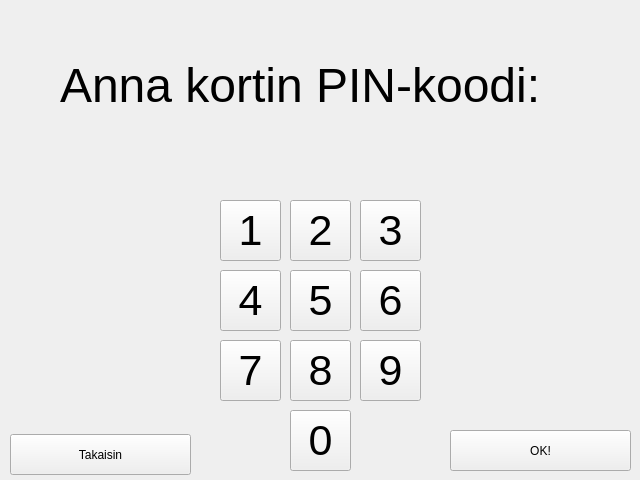
<?xml version="1.0" encoding="UTF-8"?>
<ui version="4.0">
 <class>PinWindow</class>
 <widget class="QMainWindow" name="PinWindow">
  <property name="geometry">
   <rect>
    <x>0</x>
    <y>0</y>
    <width>640</width>
    <height>480</height>
   </rect>
  </property>
  <property name="windowTitle">
   <string>Bank System | Menu</string>
  </property>
  <widget class="QWidget" name="centralwidget">
   <widget class="QLabel" name="label">
    <property name="geometry">
     <rect>
      <x>60</x>
      <y>50</y>
      <width>551</width>
      <height>71</height>
     </rect>
    </property>
    <property name="font">
     <font>
      <pointsize>36</pointsize>
     </font>
    </property>
    <property name="text">
     <string>Anna kortin PIN-koodi:</string>
    </property>
   </widget>
   <widget class="QPushButton" name="pushButton">
    <property name="geometry">
     <rect>
      <x>220</x>
      <y>200</y>
      <width>61</width>
      <height>61</height>
     </rect>
    </property>
    <property name="font">
     <font>
      <pointsize>32</pointsize>
     </font>
    </property>
    <property name="text">
     <string>1</string>
    </property>
   </widget>
   <widget class="QPushButton" name="pushButton_2">
    <property name="geometry">
     <rect>
      <x>290</x>
      <y>200</y>
      <width>61</width>
      <height>61</height>
     </rect>
    </property>
    <property name="font">
     <font>
      <pointsize>32</pointsize>
     </font>
    </property>
    <property name="text">
     <string>2</string>
    </property>
   </widget>
   <widget class="QPushButton" name="pushButton_3">
    <property name="geometry">
     <rect>
      <x>360</x>
      <y>200</y>
      <width>61</width>
      <height>61</height>
     </rect>
    </property>
    <property name="font">
     <font>
      <pointsize>32</pointsize>
     </font>
    </property>
    <property name="text">
     <string>3</string>
    </property>
   </widget>
   <widget class="QPushButton" name="pushButton_4">
    <property name="geometry">
     <rect>
      <x>220</x>
      <y>270</y>
      <width>61</width>
      <height>61</height>
     </rect>
    </property>
    <property name="font">
     <font>
      <pointsize>32</pointsize>
     </font>
    </property>
    <property name="text">
     <string>4</string>
    </property>
   </widget>
   <widget class="QPushButton" name="pushButton_5">
    <property name="geometry">
     <rect>
      <x>360</x>
      <y>270</y>
      <width>61</width>
      <height>61</height>
     </rect>
    </property>
    <property name="font">
     <font>
      <pointsize>32</pointsize>
     </font>
    </property>
    <property name="text">
     <string>6</string>
    </property>
   </widget>
   <widget class="QPushButton" name="pushButton_6">
    <property name="geometry">
     <rect>
      <x>290</x>
      <y>270</y>
      <width>61</width>
      <height>61</height>
     </rect>
    </property>
    <property name="font">
     <font>
      <pointsize>32</pointsize>
     </font>
    </property>
    <property name="text">
     <string>5</string>
    </property>
   </widget>
   <widget class="QPushButton" name="pushButton_7">
    <property name="geometry">
     <rect>
      <x>220</x>
      <y>340</y>
      <width>61</width>
      <height>61</height>
     </rect>
    </property>
    <property name="font">
     <font>
      <pointsize>32</pointsize>
     </font>
    </property>
    <property name="text">
     <string>7</string>
    </property>
   </widget>
   <widget class="QPushButton" name="pushButton_8">
    <property name="geometry">
     <rect>
      <x>360</x>
      <y>340</y>
      <width>61</width>
      <height>61</height>
     </rect>
    </property>
    <property name="font">
     <font>
      <pointsize>32</pointsize>
     </font>
    </property>
    <property name="text">
     <string>9</string>
    </property>
   </widget>
   <widget class="QPushButton" name="pushButton_9">
    <property name="geometry">
     <rect>
      <x>290</x>
      <y>340</y>
      <width>61</width>
      <height>61</height>
     </rect>
    </property>
    <property name="font">
     <font>
      <pointsize>32</pointsize>
     </font>
    </property>
    <property name="text">
     <string>8</string>
    </property>
   </widget>
   <widget class="QPushButton" name="pushButton_10">
    <property name="geometry">
     <rect>
      <x>290</x>
      <y>410</y>
      <width>61</width>
      <height>61</height>
     </rect>
    </property>
    <property name="font">
     <font>
      <pointsize>32</pointsize>
     </font>
    </property>
    <property name="text">
     <string>0</string>
    </property>
   </widget>
   <widget class="QPushButton" name="pushButton_11">
    <property name="geometry">
     <rect>
      <x>10</x>
      <y>434</y>
      <width>181</width>
      <height>41</height>
     </rect>
    </property>
    <property name="text">
     <string>Takaisin</string>
    </property>
   </widget>
   <widget class="QPushButton" name="pushButton_12">
    <property name="geometry">
     <rect>
      <x>450</x>
      <y>430</y>
      <width>181</width>
      <height>41</height>
     </rect>
    </property>
    <property name="text">
     <string>OK!</string>
    </property>
   </widget>
   <widget class="QLabel" name="label_2">
    <property name="geometry">
     <rect>
      <x>210</x>
      <y>120</y>
      <width>221</width>
      <height>71</height>
     </rect>
    </property>
    <property name="font">
     <font>
      <pointsize>36</pointsize>
     </font>
    </property>
    <property name="text">
     <string/>
    </property>
   </widget>
  </widget>
 </widget>
 <resources/>
 <connections/>
</ui>
